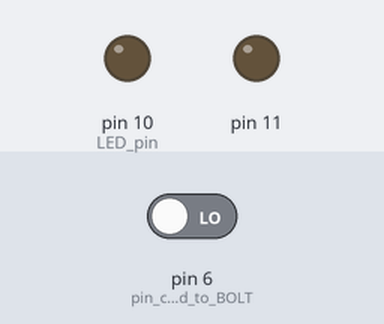
Simulated run of this sketch. Board: Arduino Uno, built with avr-gcc and run on an emulated ATmega328P. Parts: output pins drawn as LEDs (lit = HIGH). Inputs (shaded band) come from the test bench; at power-on: pin 6 (pin_connected_to_BOLT) LOW.

Above: at 1.2 s.
1.3 s: pin 6 (pin_connected_to_BOLT) driven HIGH
At 2.2 s:
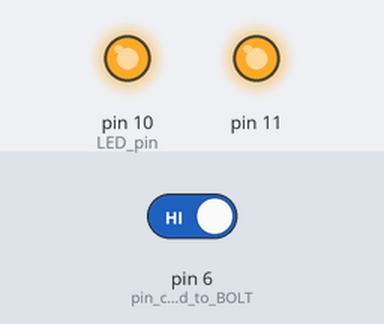
2.8 s: pin 6 (pin_connected_to_BOLT) driven LOW
At 3.3 s:
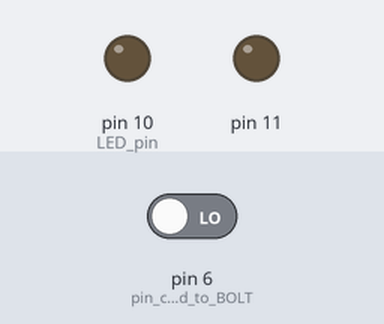
Timing chart, 0 to 5.8 s (numbered marks = the images above; inputs shaded):
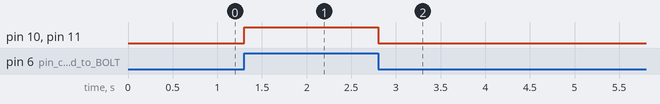

Measured:
- after the input at 1.3 s, pin 10 (LED_pin), pin 11: LOW → HIGH at once
- after the input at 2.8 s, pin 10 (LED_pin), pin 11: HIGH → LOW at once

The sketch:

pinTest.ino
```cpp
int check;
void setup() {
  // put your setup code here, to run once:
  pinMode(6,INPUT); //pin connected to BOLT

  pinMode(10,OUTPUT); //LED pin
  pinMode(11, OUTPUT);

}

void loop() {
  // put your main code here, to run repeatedly:
  Serial.begin(9600);
  check=digitalRead(6);
  if(check == 1)
    {digitalWrite(11,HIGH);
     digitalWrite(10,HIGH);
    }

  else
    {digitalWrite(10,LOW);
     digitalWrite(11,LOW);
    }
}
```
